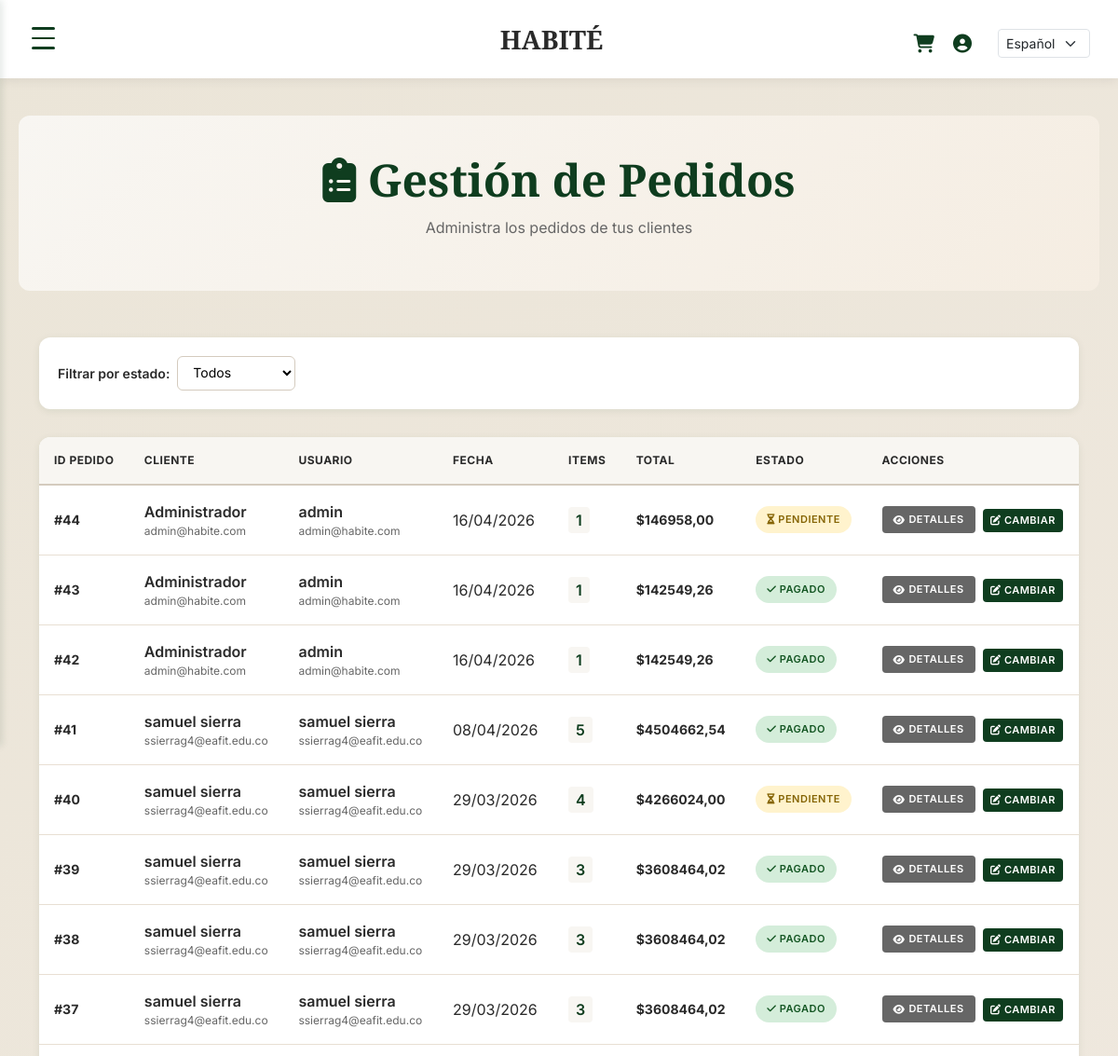
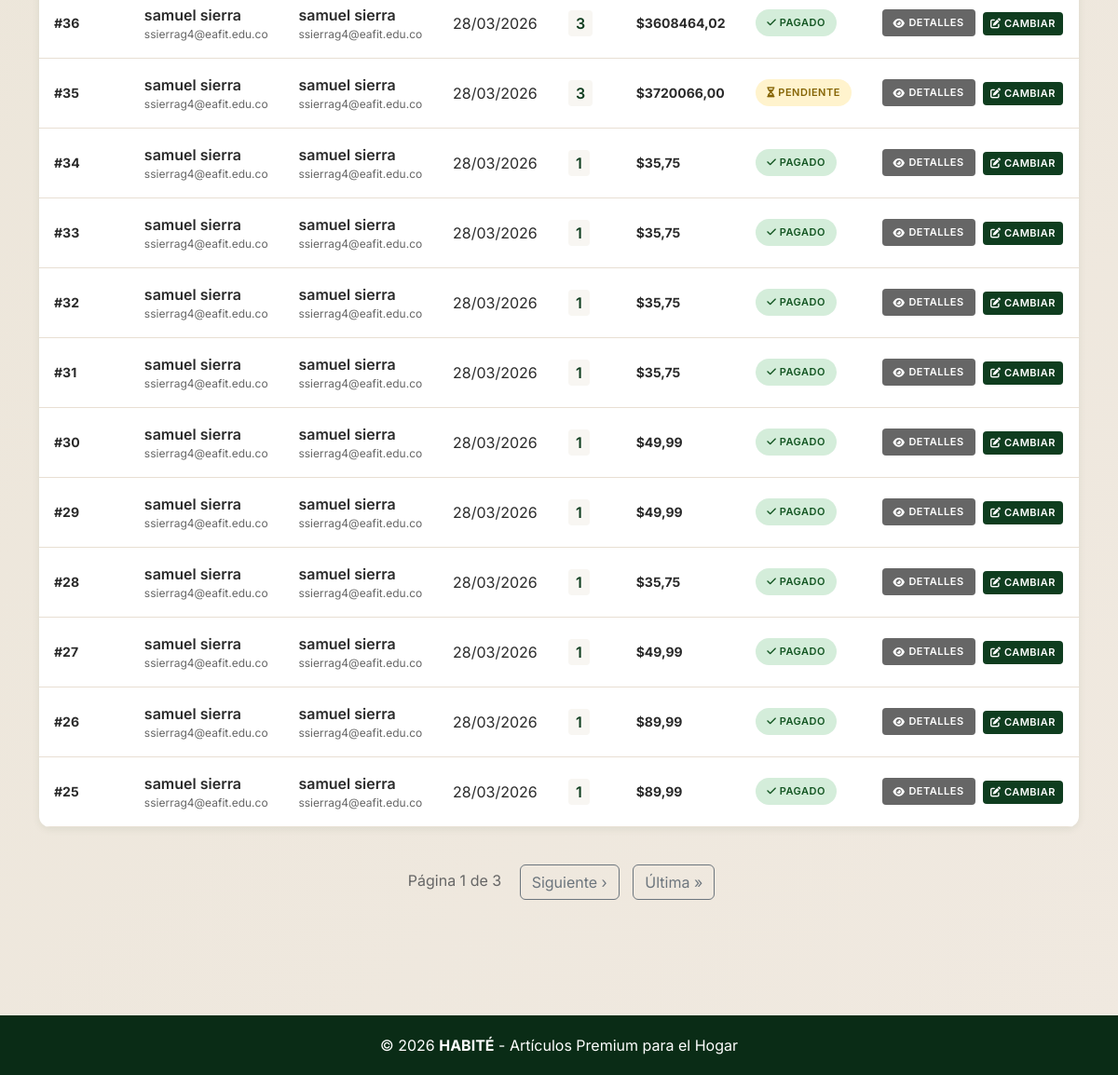
/gestionar-pedidos/ (signed in), run on an earlier commit of the app's database (2 pictures, top to bottom).
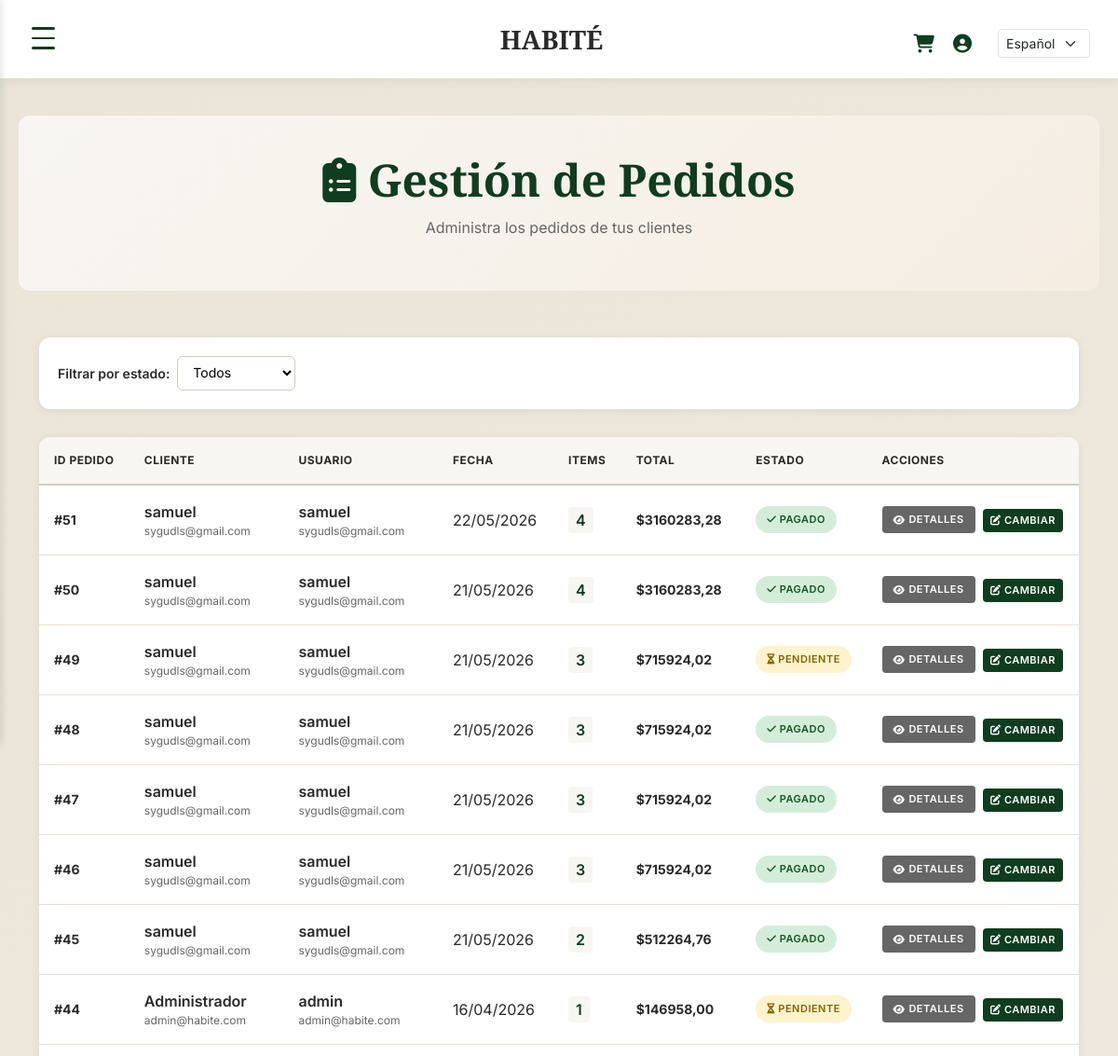
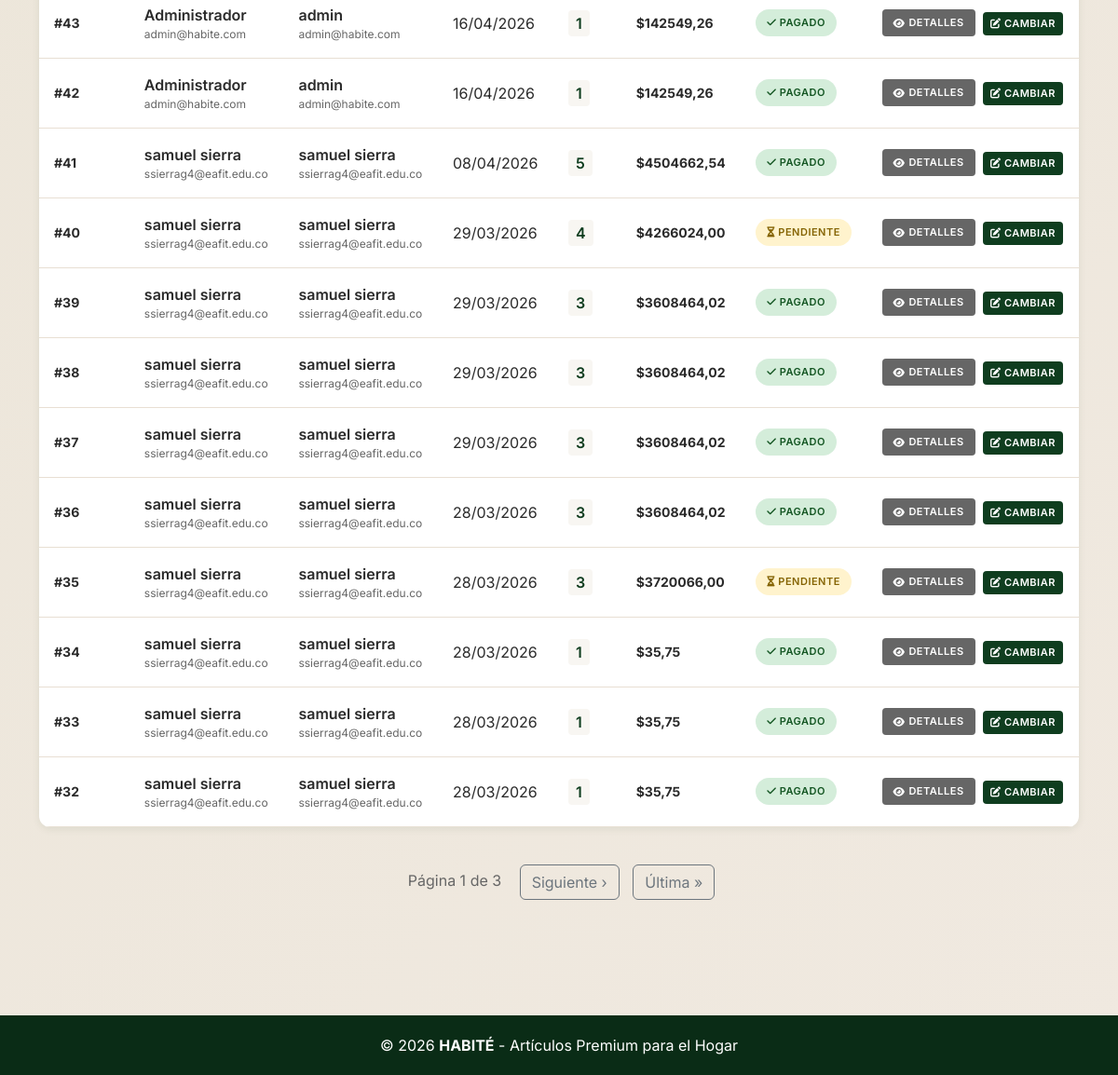
And on a later commit of the database (2 pictures, top to bottom).
### tienda/models.py (models this page shows, shortened)
class Pedido(models.Model):
    usuario = models.ForeignKey(User, on_delete=models.CASCADE, related_name="pedidos", null=True, blank=True)
    cliente = models.ForeignKey(Cliente, on_delete=models.CASCADE)
    fecha = models.DateTimeField(auto_now_add=True)
    total = models.DecimalField(max_digits=10, decimal_places=2, default=0)
    estado = models.CharField(max_length=50, default="Pendiente")

class Cliente(models.Model):
    nombre = models.CharField(max_length=100)
    email = models.EmailField(unique=True)
    direccion = models.TextField()
    telefono = models.CharField(max_length=20)

### tienda/views.py (the view)
# urls.py: path("gestionar-pedidos/", GestionarPedidosView.as_view(), name="gestionar_pedidos"),
@method_decorator(login_required(login_url='login'), name='dispatch')
@method_decorator(user_passes_test(lambda u: u.is_superuser, login_url='catalogo'), name='dispatch')
@method_decorator(user_passes_test(lambda user: user.is_superuser, login_url='login'), name='dispatch')
class GestionarPedidosView(ListView):
    model = Pedido
    template_name = "gestionar_pedidos.html"
    context_object_name = "pedidos"
    paginate_by = 20
    def get_queryset(self):
        queryset = Pedido.objects.all().order_by('-fecha')
        estado = self.request.GET.get('estado')
        if estado:
            queryset = queryset.filter(estado=estado)
        return queryset

### tienda/templates/gestionar_pedidos.html (shortened to what the changed rows need)
{% extends "base.html" %}
{% block content %}
<div class="page-header">
    <h1><i class="fas fa-clipboard-list"></i> Gestión de Pedidos</h1>
</div>
<div class="container" style="margin-bottom: 60px;">
    {% if pedidos %}
        <div class="pedidos-table-container">
            <table class="pedidos-table">
                <thead>
                    <tr>
                        <th>ID Pedido</th>
                        <th>Cliente</th>
                        <th>Usuario</th>
                        <th>Fecha</th>
                        <th>Items</th>
                        <th>Total</th>
                        <th>Estado</th>
                        <th>Acciones</th>
                    </tr>
                </thead>
                <tbody>
                    {% for pedido in pedidos %}
                        <tr>
                            <td class="pedido-id">#{{ pedido.id }}</td>
                            <td>
                                <div class="cliente-nombre">{{ pedido.cliente.nombre }}</div>
                                <div class="cliente-email">{{ pedido.cliente.email }}</div>
                            </td>
                            <td>
                                {% if pedido.usuario %}
                                    <div class="cliente-nombre">{{ pedido.usuario.get_full_name|default:pedido.usuario.username }}</div>
                                    <div class="cliente-email">{{ pedido.usuario.email }}</div>
                                {% else %}
                                    <div class="cliente-email">Sin usuario</div>
                                {% endif %}
                            </td>
                            <td>{{ pedido.fecha|date:"d/m/Y" }}</td>
                            <td>
                                <span style="background: var(--gris-claro); padding: 4px 8px; border-radius: 4px; font-weight: 600; color: var(--verde);">
                                    {{ pedido.items.count }}
                                </span>
                            </td>
                            <td class="pedido-total">${{ pedido.total|floatformat:2 }}</td>
                            <td>
                                <span class="estado-badge estado-{{ pedido.estado|lower }}">
                                    {% if pedido.estado == "Pendiente" %}
                                        <i class="fas fa-hourglass-half"></i> Pendiente
                                    {% elif pedido.estado == "Pagado" %}
                                        <i class="fas fa-check"></i> Pagado
                                    {% elif pedido.estado == "Completado" %}
                                        <i class="fas fa-check-double"></i> Completado
                                    {% elif pedido.estado == "Cancelado" %}
                                        <i class="fas fa-times"></i> Cancelado
                                    {% else %}
                                        {{ pedido.estado }}
                                    {% endif %}
                                </span>
                            </td>
                            <td>
                                <a href="{% url 'detalle_pedido_admin' pedido.id %}" class="btn-ver-detalles">
                                    <i class="fas fa-eye"></i> Detalles
                                </a>
                                <button class="btn-cambiar-estado" onclick="abrirModalCambiarEstado({{ pedido.id }}, '{{ pedido.estado }}', {{ pedido.envio.id|default:'null' }}, '{{ pedido.envio.estado_envio|default:'' }}')">
                                    <i class="fas fa-edit"></i> Cambiar
                                </button>
                            </td>
                        </tr>
                    {% endfor %}
                </tbody>
            </table>
        </div>
    {% endif %}
</div>
{% endblock %}

What changed in the data, as far as the page shows it:
no longer on this page (row unchanged): Pedido: id "31", cliente.nombre "samuel sierra", cliente.email "ssierrag4@eafit.edu.co", usuario.get_full_name "samuel sierra", usuario.email "ssierrag4@eafit.edu.co", fecha "28/03/2026", items.count "1", total "35,75", estado "Pagado" (drawn)
no longer on this page (row unchanged): Pedido: id "30", cliente.nombre "samuel sierra", cliente.email "ssierrag4@eafit.edu.co", usuario.get_full_name "samuel sierra", usuario.email "ssierrag4@eafit.edu.co", fecha "28/03/2026", items.count "1", total "49,99", estado "Pagado" (drawn)
no longer on this page (row unchanged): Pedido: id "29", cliente.nombre "samuel sierra", cliente.email "ssierrag4@eafit.edu.co", usuario.get_full_name "samuel sierra", usuario.email "ssierrag4@eafit.edu.co", fecha "28/03/2026", items.count "1", total "49,99", estado "Pagado" (drawn)
no longer on this page (row unchanged): Pedido: id "28", cliente.nombre "samuel sierra", cliente.email "ssierrag4@eafit.edu.co", usuario.get_full_name "samuel sierra", usuario.email "ssierrag4@eafit.edu.co", fecha "28/03/2026", items.count "1", total "35,75", estado "Pagado" (drawn)
no longer on this page (row unchanged): Pedido: id "27", cliente.nombre "samuel sierra", cliente.email "ssierrag4@eafit.edu.co", usuario.get_full_name "samuel sierra", usuario.email "ssierrag4@eafit.edu.co", fecha "28/03/2026", items.count "1", total "49,99", estado "Pagado" (drawn)
no longer on this page (row unchanged): Pedido: id "26", cliente.nombre "samuel sierra", cliente.email "ssierrag4@eafit.edu.co", usuario.get_full_name "samuel sierra", usuario.email "ssierrag4@eafit.edu.co", fecha "28/03/2026", items.count "1", total "89,99", estado "Pagado" (drawn)
no longer on this page (row unchanged): Pedido: id "25", cliente.nombre "samuel sierra", cliente.email "ssierrag4@eafit.edu.co", usuario.get_full_name "samuel sierra", usuario.email "ssierrag4@eafit.edu.co", fecha "28/03/2026", items.count "1", total "89,99", estado "Pagado" (drawn)
added Pedido: id "51", cliente.nombre "samuel", cliente.email "sygudls@gmail.com", usuario.get_full_name "samuel", usuario.email "sygudls@gmail.com", fecha "22/05/2026", items.count "4", total "3160283,28", estado "Pagado" (drawn)
added Pedido: id "50", cliente.nombre "samuel", cliente.email "sygudls@gmail.com", usuario.get_full_name "samuel", usuario.email "sygudls@gmail.com", fecha "21/05/2026", items.count "4", total "3160283,28", estado "Pagado" (drawn)
added Pedido: id "49", cliente.nombre "samuel", cliente.email "sygudls@gmail.com", usuario.get_full_name "samuel", usuario.email "sygudls@gmail.com", fecha "21/05/2026", items.count "3", total "715924,02", estado "Pendiente" (drawn)
added Pedido: id "48", cliente.nombre "samuel", cliente.email "sygudls@gmail.com", usuario.get_full_name "samuel", usuario.email "sygudls@gmail.com", fecha "21/05/2026", items.count "3", total "715924,02", estado "Pagado" (drawn)
added Pedido: id "47", cliente.nombre "samuel", cliente.email "sygudls@gmail.com", usuario.get_full_name "samuel", usuario.email "sygudls@gmail.com", fecha "21/05/2026", items.count "3", total "715924,02", estado "Pagado" (drawn)
added Pedido: id "46", cliente.nombre "samuel", cliente.email "sygudls@gmail.com", usuario.get_full_name "samuel", usuario.email "sygudls@gmail.com", fecha "21/05/2026", items.count "3", total "715924,02", estado "Pagado" (drawn)
added Pedido: id "45", cliente.nombre "samuel", cliente.email "sygudls@gmail.com", usuario.get_full_name "samuel", usuario.email "sygudls@gmail.com", fecha "21/05/2026", items.count "2", total "512264,76", estado "Pagado" (drawn)
